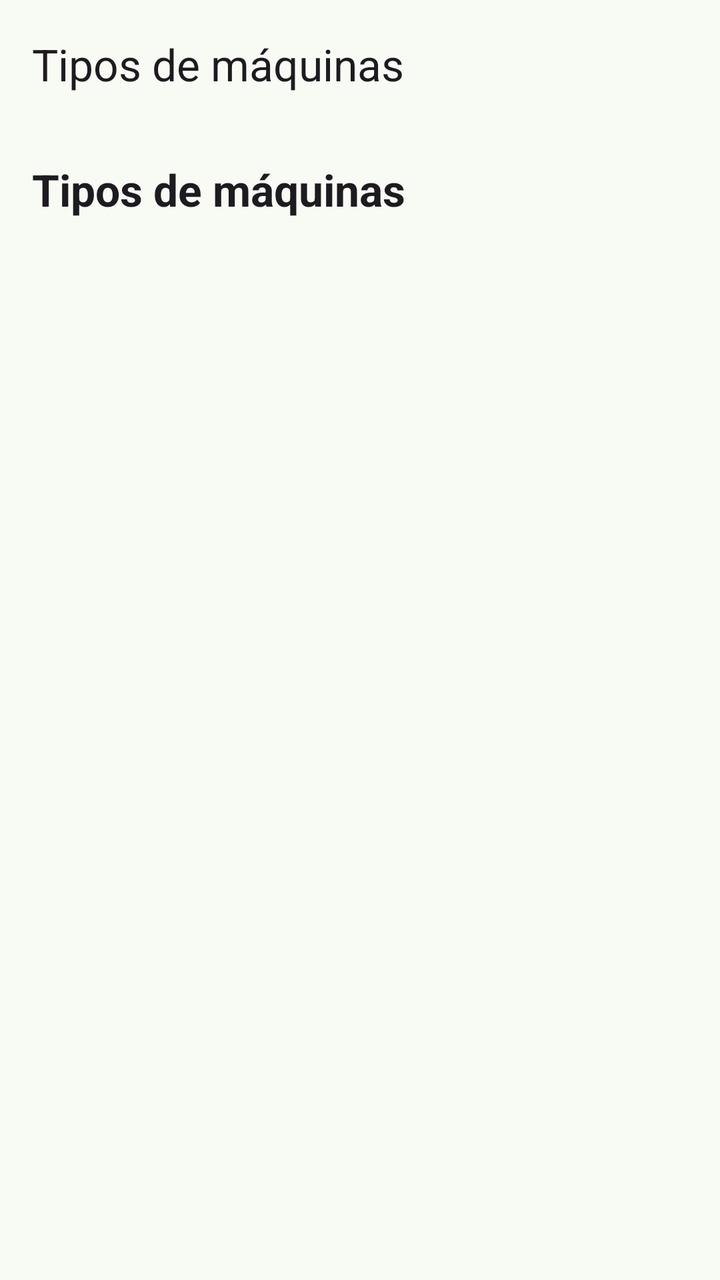
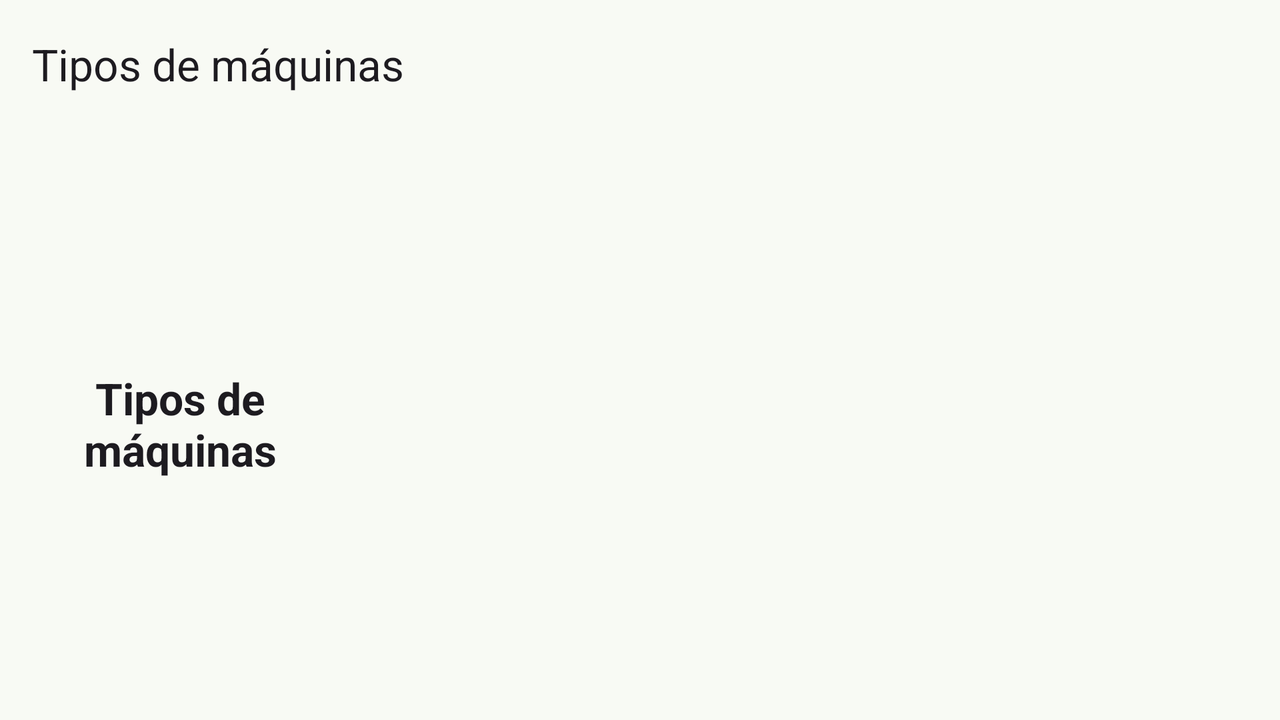

Compare how this app lays out the same screen by default and in its alternative resource folder. The renders come first, then the two layout files and the values they reference.
<!-- AndroidManifest.xml: application theme Theme.InventarioMaquinas -->
<!-- res/layout/activity_tipo_list.xml -->
<?xml version="1.0" encoding="utf-8"?>
<LinearLayout xmlns:android="http://schemas.android.com/apk/res/android"
    xmlns:app="http://schemas.android.com/apk/res-auto"
    android:id="@+id/root"
    android:layout_width="match_parent"
    android:layout_height="match_parent"
    android:orientation="vertical">

    <androidx.appcompat.widget.Toolbar
        android:id="@+id/toolbar"
        android:layout_width="match_parent"
        android:layout_height="?attr/actionBarSize"
        android:background="?attr/colorSurface"
        android:elevation="2dp"
        app:title="@string/title_types" />

    <TextView
        android:id="@+id/textHeading"
        android:layout_width="match_parent"
        android:layout_height="wrap_content"
        android:padding="16dp"
        android:text="@string/title_types"
        android:textAppearance="?android:attr/textAppearanceLarge"
        android:textStyle="bold" />

    <FrameLayout
        android:layout_width="match_parent"
        android:layout_height="0dp"
        android:layout_weight="1">

        <androidx.recyclerview.widget.RecyclerView
            android:id="@+id/recyclerTipos"
            android:layout_width="match_parent"
            android:layout_height="match_parent"
            android:clipToPadding="false"
            android:paddingBottom="16dp" />

        <TextView
            android:id="@+id/textEmpty"
            android:layout_width="match_parent"
            android:layout_height="match_parent"
            android:gravity="center"
            android:padding="24dp"
            android:text="@string/empty_types"
            android:visibility="gone" />

    </FrameLayout>

</LinearLayout>
<!-- resources referenced by this layout -->
<resources>
  <string name="empty_types">Nenhum tipo cadastrado.</string>
  <string name="title_types">Tipos de máquinas</string>
  <style name="Theme.InventarioMaquinas" parent="Base.Theme.InventarioMaquinas" />
  <style name="Base.Theme.InventarioMaquinas" parent="Theme.Material3.DayNight.NoActionBar">
          <item name="colorPrimary">@color/brand_primary</item>
          <item name="colorOnPrimary">@color/brand_on_primary</item>
          <item name="colorPrimaryContainer">@color/brand_primary_container</item>
          <item name="colorOnPrimaryContainer">@color/brand_on_primary_container</item>
          <item name="colorSecondary">@color/brand_secondary</item>
          <item name="colorOnSecondary">@color/brand_on_secondary</item>
          <item name="colorSecondaryContainer">@color/brand_secondary_container</item>
          <item name="colorOnSecondaryContainer">@color/brand_on_secondary_container</item>
          <item name="colorSurface">@color/brand_surface</item>
          <item name="colorOnSurface">@color/brand_on_surface</item>
          <item name="colorSurfaceVariant">@color/brand_surface_variant</item>
          <item name="colorOnSurfaceVariant">@color/brand_on_surface_variant</item>
          <item name="colorOutline">@color/brand_outline</item>
          <item name="colorOutlineVariant">@color/brand_outline_variant</item>
          <item name="android:colorBackground">@color/brand_surface</item>
          <item name="colorOnBackground">@color/brand_on_surface</item>
      </style>
  <color name="brand_primary">#2F6B3A</color>
  <color name="brand_on_primary">#FFFFFF</color>
  <color name="brand_primary_container">#B7F2B8</color>
  <color name="brand_on_primary_container">#00210A</color>
  <color name="brand_secondary">#52634F</color>
  <color name="brand_on_secondary">#FFFFFF</color>
  <color name="brand_secondary_container">#D5E8CF</color>
  <color name="brand_on_secondary_container">#10200F</color>
  <color name="brand_surface">#F8FAF4</color>
  <color name="brand_on_surface">#191C19</color>
  <color name="brand_surface_variant">#DDE5DA</color>
  <color name="brand_on_surface_variant">#414941</color>
  <color name="brand_outline">#717971</color>
  <color name="brand_outline_variant">#C1C9BF</color>
</resources>
<!-- res/layout-land/activity_tipo_list.xml (the repository's variant of the layout above) -->
<!-- drawn on the phone turned sideways -->
<?xml version="1.0" encoding="utf-8"?>
<LinearLayout xmlns:android="http://schemas.android.com/apk/res/android"
    xmlns:app="http://schemas.android.com/apk/res-auto"
    android:id="@+id/root"
    android:layout_width="match_parent"
    android:layout_height="match_parent"
    android:orientation="vertical">

    <androidx.appcompat.widget.Toolbar
        android:id="@+id/toolbar"
        android:layout_width="match_parent"
        android:layout_height="?attr/actionBarSize"
        android:background="?attr/colorSurface"
        android:elevation="2dp"
        app:title="@string/title_types" />

    <LinearLayout
        android:layout_width="match_parent"
        android:layout_height="0dp"
        android:layout_weight="1"
        android:orientation="horizontal">

        <TextView
            android:id="@+id/textHeading"
            android:layout_width="180dp"
            android:layout_height="match_parent"
            android:gravity="center"
            android:padding="16dp"
            android:text="@string/title_types"
            android:textAppearance="?android:attr/textAppearanceLarge"
            android:textStyle="bold" />

        <FrameLayout
            android:layout_width="0dp"
            android:layout_height="match_parent"
            android:layout_weight="1">

            <androidx.recyclerview.widget.RecyclerView
                android:id="@+id/recyclerTipos"
                android:layout_width="match_parent"
                android:layout_height="match_parent"
                android:clipToPadding="false"
                android:paddingBottom="16dp" />

            <TextView
                android:id="@+id/textEmpty"
                android:layout_width="match_parent"
                android:layout_height="match_parent"
                android:gravity="center"
                android:padding="24dp"
                android:text="@string/empty_types"
                android:visibility="gone" />

        </FrameLayout>

    </LinearLayout>

</LinearLayout>
